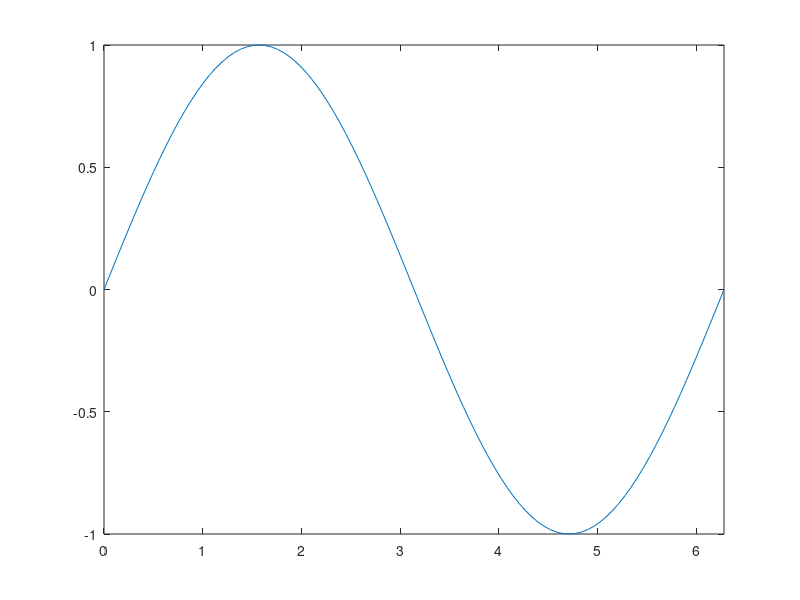

Recreate this plot in MATLAB. (Note: this script raises an error after producing the figure.)
%% Primary parameters
rho = 7900;
R = 10^-2;
E = 210e9;
L = 2*pi;
T = 1;

Nx = 100;
x = linspace(0, L, Nx + 1);
h = x(2) - x(1);
nu = 0.1;

D = R^2;
C = E*R^2/rho;
mu = D/h^2;

scheme = "CN";
% scheme = "555";

%% Secondary parameters

%nu = C tau^2 / h^4
tau = sqrt(nu*h^4 / C);
Nt = ceil(T/tau) + 1;
T_fin = tau * (Nt-1);
t = linspace(0, T_fin, Nt);

%% Reference soltuion
u_ref = @(t, x) sin(x + t*sqrt(C/(D+1)));
f_ref = @(t, x) zeros(size(x));

%% Computational scheme
switch scheme
    case "CN"
        % Coefficients for "5-5-5" Scheme
        alpha = 1 + 3*nu + 2*mu;
        % Left part
        a = -(2*nu + mu)/alpha;
        b = -(2 + 4*mu)/alpha;
        c = 2*mu/alpha;
        d = 0;
        e = nu/2/alpha;
        % Right part
        p0 = 0;
        p1 = 0;
        q0 = 0;
        q1 = 0;
        r0 = 0;
        r1 = tau^2/alpha;
    case "555"
        % Coefficients for "5-5-5" Scheme
        alpha = 72*(41 + 30*nu + 90*mu);
        % Left part
        a = 96*(7 - 15*nu - 30*mu) / alpha;
        b = -144*(41 - 150*nu + 90*mu) / alpha;
        c = -192*(7 + 75*nu - 30*mu) / alpha;
        d = -24*(1 - 150*nu - 30*mu) / alpha;
        e = 12*(1 + 30*nu - 30*mu) / alpha;
        % Right part
        p0 = 10*tau^2 / alpha;
        q0 = 560*tau^2 / alpha;
        r0 = 2460*tau^2 / alpha;
        p1 = tau^2 / alpha;
        q1 = 56*tau^2 / alpha;
        r1 = 246*tau^2 / alpha;
    otherwise
        error("This scheme is not supported yet.")
end

U_next = eye(Nx) + diag(a*ones(Nx-1, 1), 1) + diag(a*ones(Nx-1, 1), -1) + ...
    diag(e*ones(Nx-2, 1), 2) + diag(e*ones(Nx-2, 1), -2);
U_now = b*eye(Nx) + diag(c*ones(Nx-1, 1), 1) + diag(c*ones(Nx-1, 1), -1) + ...
    diag(d*ones(Nx-2, 1), 2) + diag(d*ones(Nx-2, 1), -2);

F_next = r1*eye(Nx) + diag(q1*ones(Nx-1, 1), 1) + diag(q1*ones(Nx-1, 1), -1) + ...
    diag(p1*ones(Nx-2, 1), 2) + diag(p1*ones(Nx-2, 1), -2);
F_now = r0*eye(Nx) + diag(q0*ones(Nx-1, 1), 1) + diag(q0*ones(Nx-1, 1), -1) + ...
    diag(p0*ones(Nx-2, 1), 2) + diag(p0*ones(Nx-2, 1), -2);

% Periodic boundary conditions
U_next(1, end-1:end) = [e a];
U_next(2, end) = e;
U_next(end-1, 1) = e;
U_next(end, 1:2) = [a e];

U_now(1, end-1:end) = [d c];
U_now(2, end) = d;
U_now(end-1, 1) = d;
U_now(end, 1:2) = [c d];

F_next(1, end-1:end) = [p1 q1];
F_next(2, end) = p1;
F_next(end-1, 1) = p1;
F_next(end, 1:2) = [q1 p1];

F_now(1, end-1:end) = [p0 q0];
F_now(2, end) = p0;
F_now(end-1, 1) = p0;
F_now(end, 1:2) = [q0 p0];

U_prev = U_next;
F_prev = F_next;

%% Integration
u = zeros(Nt, Nx);
u(1, :) = u_ref(0, x(1:end-1));
u(2, :) = u_ref(tau, x(1:end-1));
[x_gr, t_gr] = meshgrid(x(1:end-1), t);

f = f_ref(t_gr, x_gr);

for k = 3 : Nt
    rhs = -U_now*u(k-1, :).' - U_prev*u(k-2, :).' + ...
        F_next*f(k, :).' + F_now*f(k-1, :).' + F_prev*f(k-2, :).';
    u(k, :) = U_next \ rhs;
end
u = [u, u(:, 1)];

%% Visualisation
figure(2)
for k = 1 : 100 : Nt
    plot(x, u(k, :));
    axis([0 L -1 1]);
    title(['t = ', num2str(round(t(k), 2), '%.2f')]);
    xlabel('x');
    drawnow limitrate
end
